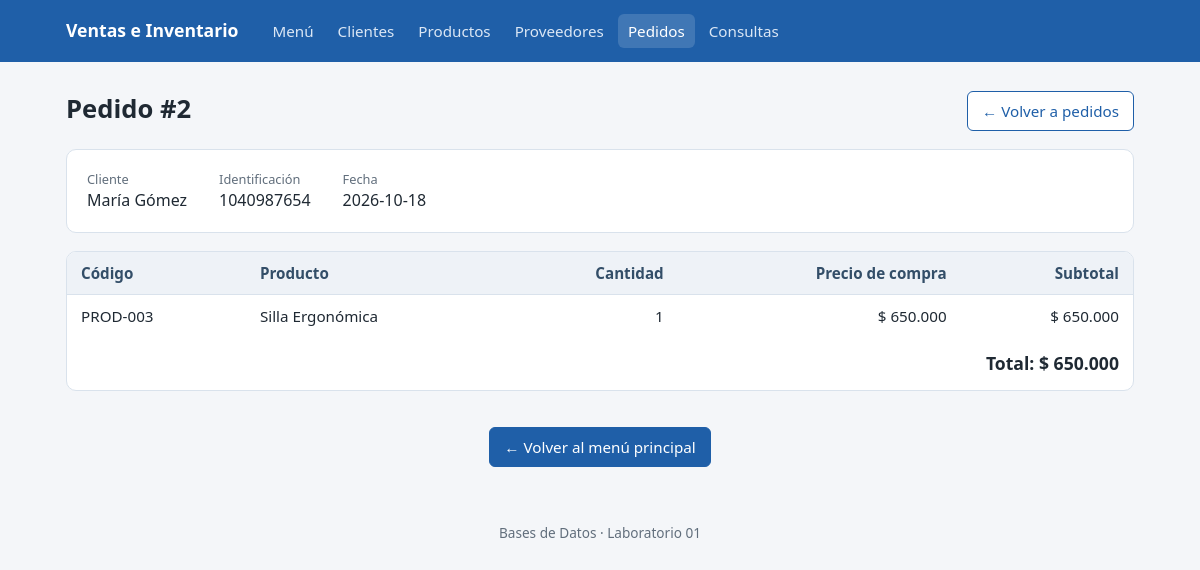
Page /pedidos/2 on the committed database.
### tables this page shows
CREATE TABLE Pedido (
                id_pedido INTEGER PRIMARY KEY AUTOINCREMENT,
                id_cliente TEXT NOT NULL,
                fecha DATE NOT NULL,
                FOREIGN KEY (id_cliente) REFERENCES Cliente (identificacion)
                    ON UPDATE CASCADE ON DELETE RESTRICT
            );

CREATE TABLE Cliente (
                identificacion TEXT PRIMARY KEY,
                nombres TEXT NOT NULL,
                apellidos TEXT NOT NULL,
                direccion TEXT NOT NULL,
                fecha_nacimiento DATE NOT NULL
            );

CREATE TABLE Detalle_pedido (
                id_pedido INTEGER NOT NULL,
                codigo_producto TEXT NOT NULL,
                cantidad INTEGER NOT NULL,
                precio_compra INTEGER NOT NULL,
                PRIMARY KEY (id_pedido, codigo_producto),
                FOREIGN KEY (id_pedido) REFERENCES Pedido (id_pedido)
                    ON UPDATE CASCADE ON DELETE CASCADE,
                FOREIGN KEY (codigo_producto) REFERENCES Producto (codigo)
                    ON UPDATE CASCADE ON DELETE RESTRICT
            );

CREATE TABLE Producto (
                codigo TEXT PRIMARY KEY,
                nit_proveedor TEXT NOT NULL,
                nombre TEXT NOT NULL,
                precio_unitario INTEGER NOT NULL,
                FOREIGN KEY (nit_proveedor) REFERENCES Proveedor (nit)
                    ON UPDATE CASCADE ON DELETE RESTRICT
            );

### src/routes/pedidos.py (the view)
@pedidos_bp.route("/<int:id_pedido>")
def detalle(id_pedido: int) -> str:
    pedidos_model, clientes_model, productos_model = _get_models()
    order = pedidos_model.get_by_id(id_pedido) or abort(404)
    client = clientes_model.get_by_id(order["id_cliente"])
    product_names = {p["codigo"]: p["nombre"] for p in productos_model.get_all()}
    total_amount = sum(
        item["cantidad"] * item["precio_compra"] for item in order["detalles"]
    )
    return render_template(
        "pedidos/detalle.html",
        pedido=order,
        cliente=client,
        nombres=product_names,
        total=total_amount,
    )

### src/models/cliente_model.py (called while the page is built)
    def __new__(cls, *args: Any, **kwargs: Any) -> "ClienteModel":
        if cls._instance is None:
            instance = super().__new__(cls)
            instance._initialized = False  # type: ignore[attr-defined]
            cls._instance = instance
        return cls._instance

    def _get_connection(self) -> sqlite3.Connection:
        conn = sqlite3.connect(self.db_path)
        conn.row_factory = sqlite3.Row
        conn.execute("PRAGMA foreign_keys = ON;")
        return conn

    def get_by_id(self, identificacion: str) -> dict[str, Any] | None:
        try:
            with self._get_connection() as conn:
                cursor = conn.cursor()
                cursor.execute(
                    "SELECT identificacion, nombres, apellidos, direccion, fecha_nacimiento FROM Cliente WHERE identificacion = ?",
                    (identificacion,),
                )
                row = cursor.fetchone()
                return dict(row) if row else None
        except sqlite3.Error as e:
            logger.error(f"Error retrieving client {identificacion}: {e}")
            return None

### src/models/pedido_model.py (called while the page is built)
    def __new__(cls, *args: Any, **kwargs: Any) -> "PedidoModel":
        if cls._instance is None:
            instance = super().__new__(cls)
            instance._initialized = False  # type: ignore[attr-defined]
            cls._instance = instance
        return cls._instance

    def _get_connection(self) -> sqlite3.Connection:
        conn = sqlite3.connect(self.db_path)
        conn.row_factory = sqlite3.Row
        conn.execute("PRAGMA foreign_keys = ON;")
        return conn

### src/models/producto_model.py (called while the page is built)
    def __new__(cls, *args: Any, **kwargs: Any) -> "ProductoModel":
        if cls._instance is None:
            instance = super().__new__(cls)
            instance._initialized = False  # type: ignore[attr-defined]
            cls._instance = instance
        return cls._instance

    def _get_connection(self) -> sqlite3.Connection:
        conn = sqlite3.connect(self.db_path)
        conn.row_factory = sqlite3.Row
        conn.execute("PRAGMA foreign_keys = ON;")
        return conn

### src/routes/pedidos.py (called while the page is built)
def _get_models() -> tuple[models.PedidoModel, models.ClienteModel, models.ProductoModel]:
    db_path = current_app.config["DB_PATH"]
    return (
        models.PedidoModel(db_path=db_path),
        models.ClienteModel(db_path=db_path),
        models.ProductoModel(db_path=db_path),
    )

### src/templates/pedidos/detalle.html (shortened to what this page needs)
{% extends "base.html" %}
{% block contenido %}
  <div class="barra">
    <h1>Pedido #{{ pedido.id_pedido }}</h1>
    <a class="btn sec" href="{{ url_for('pedidos.lista') }}">← Volver a pedidos</a>
  </div>
  <div class="panel resumen">
    <div>
      <span>Cliente</span>
      {{ cliente.nombres }} {{ cliente.apellidos }}
    </div>
    <div>
      <span>Identificación</span>
      {{ pedido.id_cliente }}
    </div>
    <div>
      <span>Fecha</span>
      {{ pedido.fecha }}
    </div>
  </div>
  <div class="tabla-wrap">
    <table>
      <thead>
        <tr>
          <th>Código</th>
          <th>Producto</th>
          <th class="num">Cantidad</th>
          <th class="num">Precio de compra</th>
          <th class="num">Subtotal</th>
        </tr>
      </thead>
      <tbody>
        {% for d in pedido.detalles %}
          <tr>
            <td>{{ d.codigo_producto }}</td>
            <td>{{ nombres.get(d.codigo_producto, '—') }}</td>
            <td class="num">{{ d.cantidad }}</td>
            <td class="num">{{ d.precio_compra | pesos }}</td>
            <td class="num">{{ (d.cantidad * d.precio_compra) | pesos }}</td>
          </tr>
        {% endfor %}
      </tbody>
    </table>
    <div class="total-final">Total: {{ total | pesos }}</div>
  </div>
{% endblock %}

### src/templates/base.html (style rules this page uses)
:root { --bg: #f4f6f9; --panel: #ffffff; --texto: #1f2933; --suave: #616e7c; --borde: #d9e2ec; --primario: #1f5fa8; --primario-osc: #174a85; --peligro: #c0392b; --ok-bg: #e3f6ea; --ok: #1e7a44; --err-bg: #fdecea; }
* { box-sizing: border-box; }
body { margin: 0; font-family: system-ui, "Segoe UI", Roboto, Arial, sans-serif; background: var(--bg); color: var(--texto); line-height: 1.45; }
h1 { font-size: 1.6rem; margin: 0 0 4px; }
.barra { display: flex; justify-content: space-between; align-items: flex-end; gap: 12px; flex-wrap: wrap; margin-bottom: 18px; }
.panel { background: var(--panel); border: 1px solid var(--borde); border-radius: 10px; padding: 20px; }
.tabla-wrap { overflow-x: auto; background: var(--panel); border: 1px solid var(--borde); border-radius: 10px; }
table { width: 100%; border-collapse: collapse; font-size: .95rem; }
th, td { padding: 10px 14px; text-align: left; border-bottom: 1px solid var(--borde); white-space: nowrap; }
th { background: #eef2f7; font-weight: 600; color: #334e68; }
tr:last-child td { border-bottom: none; }
td.num, th.num { text-align: right; }
.btn { display: inline-block; border: 1px solid var(--primario); background: var(--primario); color: #fff; padding: 8px 14px; border-radius: 6px; font-size: .95rem; cursor: pointer; text-decoration: none; font-family: inherit; }
.btn.sec { background: #fff; color: var(--primario); }
.resumen { display: flex; gap: 32px; flex-wrap: wrap; margin-bottom: 18px; }
.resumen div span { display: block; font-size: .8rem; color: var(--suave); }
.total-final { text-align: right; font-size: 1.1rem; font-weight: 700; padding: 14px; }

### rows in the picture
Pedido: id_pedido "2", id_cliente "1040987654", fecha "2026-10-18"
Cliente: nombres "María", apellidos "Gómez"
Detalle_pedido: codigo_producto "PROD-003", get "Silla Ergonómica", cantidad "1", precio_compra|pesos "$ 650.000", (d.cantidad*d.precio_compra)|pesos "$ 650.000"

### other values in the picture
{{ total | pesos }} "$ 650.000"
